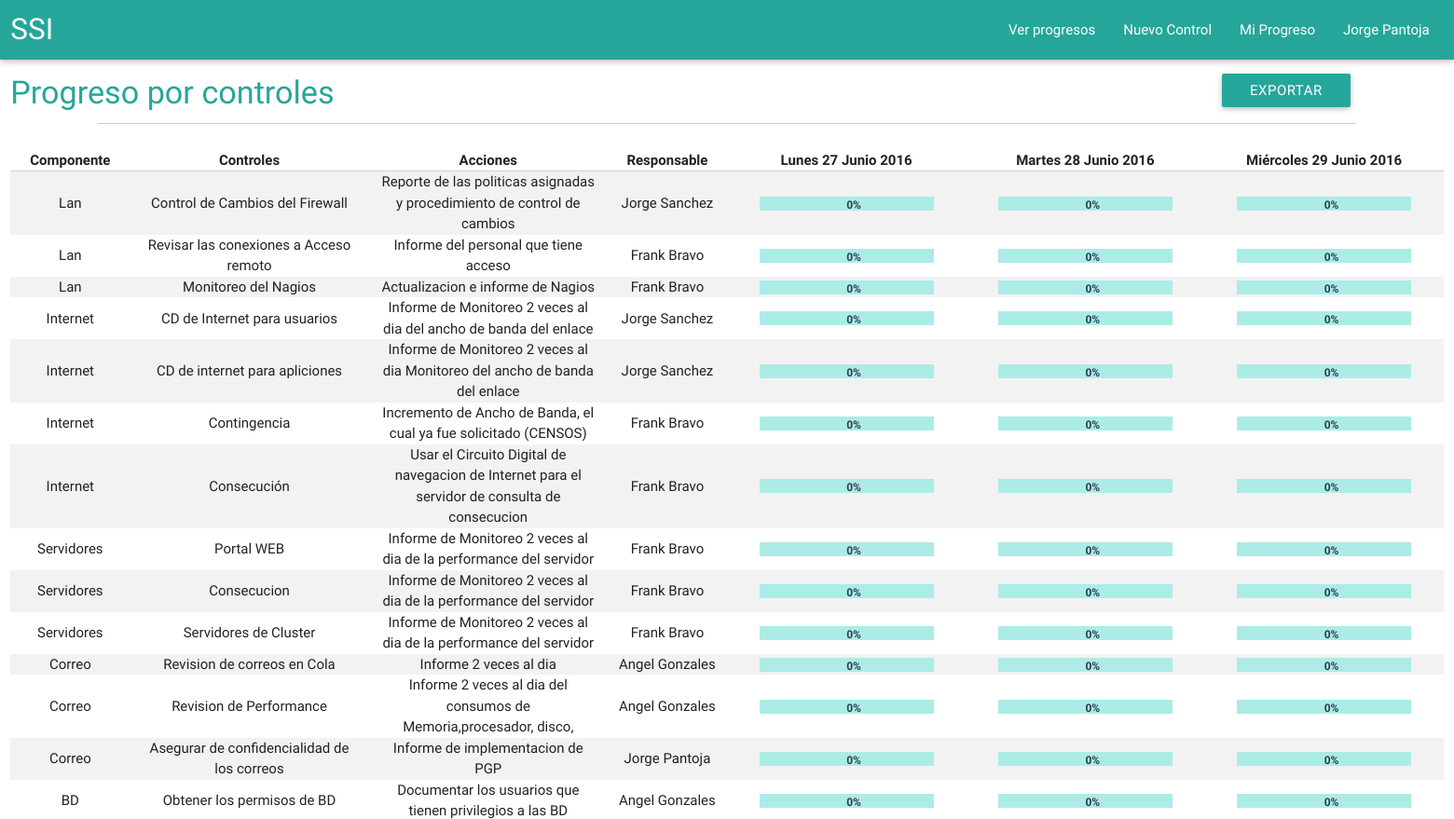
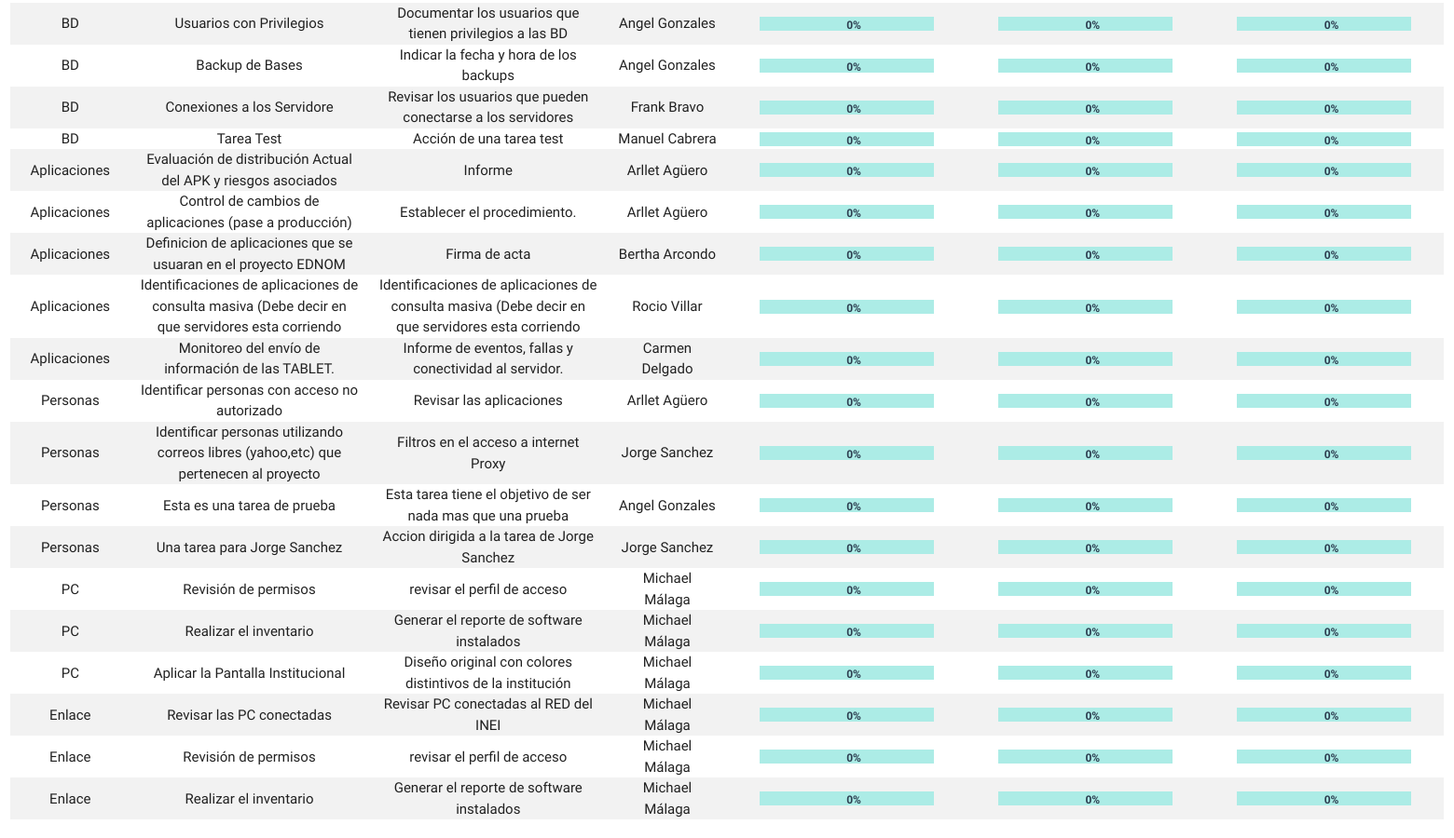
/tasks/show_all_tasks (signed in), run on the app's committed database (2 pictures, top to bottom).
### userprofiles/models.py (models this page shows, shortened)
class Userprofile(AbstractBaseUser):
    email = models.EmailField(
        verbose_name='email address',
        max_length=255,
        unique=True,
    )
    name = models.CharField(max_length=255)
    lastname = models.CharField(max_length=255)
    is_active = models.BooleanField(default=True)
    is_admin = models.BooleanField(default=False)
    objects = UserprofileManager()
    USERNAME_FIELD = 'email'
    REQUIRED_FIELDS = ['name','lastname']
    def __str__(self):              # __unicode__ on Python 2
        return self.name + " " + self.lastname

### components/models.py (models this page shows)
class Component(models.Model):
	name = models.CharField(max_length=255)
	def __str__(self):
		return self.name
	class Meta:
		ordering = ('id',)

### tasks/models.py (models this page shows, shortened)
class Task(models.Model):
	name = models.CharField(max_length=255)
	actions = models.CharField(max_length=255)
	observations = models.CharField(max_length=255)
	responsable = models.ForeignKey(Userprofile,verbose_name='responsable')
	component = models.ForeignKey(Component,verbose_name='componente')
	class Meta:
		ordering = ('id',)

### tasks/views.py (the view)
# urls.py: url(r'^tasks/show_all_tasks$', views.showAllTasks, name="showalltasks"),
def showAllTasks(request):
	taskdata=[]
	tasks = Task.objects.order_by('component')
	today = datetime.now()
	yesterday = today - timedelta(days=1)
	beforeyesterday = yesterday - timedelta(days=1)
	for t in tasks:
		todayvalue = progressValue(t,today)
		yesterdayvalue = progressValue(t,yesterday)
		beforeyesterdayvalue = progressValue(t,beforeyesterday)
		data={'id':t.id,
		'component':t.component,
		'name':t.name,
		'actions':t.actions,
		'responsable':t.responsable,
		'todayvalue':todayvalue,
		'yesterdayvalue':yesterdayvalue,
		'beforeyesterdayvalue':beforeyesterdayvalue,
		}
		taskdata.append(data)
	context={'taskdata' : taskdata}
	context['todaydate']=today
	context['yesterdaydate']=yesterday
	context['beforeyesterdaydate']=beforeyesterday
	return render(request, 'tasks/show_all_tasks.html', context)

### tasks/views.py (called while the page is built)
def progressValue(task,daydate):
	totalValue=0
	try:
		progress = Progress.objects.get(task=task,date=daydate)
		totalValue = progress.value
	except Progress.DoesNotExist:
		totalValue = 0
	return totalValue

### templates/tasks/show_all_tasks.html (shortened to what this page needs)
{% extends "base.html" %}
{% block content %}
<div class="row">
	<div class="col s6">
		<h4>Progreso por controles</h4>
	</div>
	<div class="col s6 push-s4" style="top:15px">
		<a class="btn waves-effect waves-light" onclick="exportTo('xls');" href="javascript://">Exportar</a>
	</div>
	<hr>
</div>
<div class="row ">
	<div class="col m12">
		<table  class="table centered striped">
			<thead>
				<tr class="valign-wrapper">
					<th class="valign col m1" data-field="id">Componente</th>
					<th class="valign col m2" data-field="name">Controles</th>
					<th class="valign col m2" data-field="name">Acciones</th>
					<th class="valign col m1" data-field="name">Responsable</th>
					<th class="valign col m2" data-field="price">{{beforeyesterdaydate|date:"l d F Y"}}</th>
					<th class="valign col m2" data-field="price">{{yesterdaydate|date:"l d F Y"}}</th>
					<th class="valign col m2" data-field="price">{{todaydate|date:"l d F Y"}}</th>
				</tr>
			</thead>
			<tbody>
			{% for t in taskdata %}
				<tr class="valign-wrapper">
					<td class="valign col m1 ">{{t.component}}</td>
					<td class="valign col m2">{{t.name}}</td>
					<td class="valign col m2">{{t.actions}}</td>
					<td class="valign col m1">{{t.responsable}}</td>
					<td class="valign col m2">
						<div id="{{t.id}}beforeyesterday" class="componentprogress">
						    <label id="status{{t.id}}beforeyesterday" class="progressstatus">{{t.beforeyesterdayvalue}}%</label>
						</div>
					</td>
					<td class="valign col m2">
						<div id="{{t.id}}yesterday" class="componentprogress">
						    <label id="status{{t.id}}yesterday" class="progressstatus">{{t.yesterdayvalue}}%</label>
						</div>
					</td>
					<td class="valign col m2">
						<div id="{{t.id}}today" class="componentprogress">
							<label id="status{{t.id}}today" class="progressstatus">{{t.todayvalue}}%</label>
						</div>
					</td>
				</tr>
			{% endfor %}
			</tbody>
		</table>
	</div>
</div>
{% endblock  %}

### templates/base.html (shortened to what this page needs)
<!DOCTYPE html>
<html lang="es">
<head>
	{% load staticfiles %}
	<link rel="stylesheet" type="text/css" href="{% static 'css/materialize.css' %}">
	<link rel="stylesheet" type="text/css" href="{% static 'css/app.css' %}">
</head>
<body>
	<nav>
		<div class="row">
		    <div class="nav-wrapper">
		    	<div class="col s12">
			      	<a href="#" class="brand-logo">SSI</a>
			      	<ul id="nav-mobile" class="right hide-on-med-and-down">
			      		{% if user.is_admin %}
			        	<li><a class="dropdown-button" href="#" data-activates="dropdown_progresos">Ver progresos</a></li>
			        	<li><a class="a-contrast" href="{% url "tasks:createtask" %}">Nuevo Control</a></li>
			        	{% endif %}
			        	{% if user.is_authenticated %}
						<li><a href="{% url "progress:showprogress" %}" class ="a-contrast">Mi Progreso</a></li>
			        	<li><a class="dropdown-button" href="#" data-activates="dropdown_user">{{ user.name }} {{ user.lastname }}</a></li>
						{% else %}
						<a class="a-contrast" href="{% url "userprofiles:signin" %}">Iniciar Sesión</a>
						{% endif %}
			      	</ul>
		    	</div>
		    </div>
		</div>
	</nav>
	<section class="body-container">
	{% block content %}
	{% endblock %}
	</section>
</body>
</html>

### static/css/app.css (style rules this page uses)
.componentprogress { position: relative; width: 80%; height: 15px; background-color: #ACECE6; margin: auto; }
.progressstatus { text-align: center; font-size: 12px; font-weight: bold; color: #2c3e50; z-index: 2; }
.progressstatus, .componentbar { display: inline; position: absolute; margin: auto; }
hr { max-width: 90rem; height: 0; border-right: 0; border-top: 0; border-bottom: 1px solid #cacaca; border-left: 0; clear: both; }
h1, h2, h3, h4, h5 { color : #26a69a; }

### data on the page
Userprofile: name "Jorge", lastname "Pantoja"
Component: component "Lan", name "Control de Cambios del Firewall", actions "Reporte de las politicas asignadas y procedimiento de control de cambios", responsable "Jorge Sanchez", beforeyesterdayvalue "0", yesterdayvalue "0", todayvalue "0", name "Revisar las conexiones a Acceso remoto", actions "Informe del personal que tiene acceso", responsable "Frank Bravo", name "Monitoreo del Nagios", actions "Actualizacion e informe de Nagios"
Component: component "Internet", name "CD de Internet para usuarios", actions "Informe de Monitoreo 2 veces al dia del ancho de banda del enlace", responsable "Jorge Sanchez", beforeyesterdayvalue "0", yesterdayvalue "0", todayvalue "0", name "CD de internet para apliciones", actions "Informe de Monitoreo 2 veces al dia Monitoreo del ancho de banda del enlace", name "Contingencia", actions "Incremento de Ancho de Banda, el cual ya fue solicitado (CENSOS)", responsable "Frank Bravo", name "Consecución", actions "Usar el Circuito Digital de navegacion de Internet para el servidor de consulta de consecucion"
Component: component "Servidores", name "Portal WEB", actions "Informe de Monitoreo 2 veces al dia de la performance del servidor", responsable "Frank Bravo", beforeyesterdayvalue "0", yesterdayvalue "0", todayvalue "0", name "Consecucion", name "Servidores de Cluster"
Component: component "Correo", name "Revision de correos en Cola", actions "Informe 2 veces al dia", responsable "Angel Gonzales", beforeyesterdayvalue "0", yesterdayvalue "0", todayvalue "0", name "Revision de Performance", actions "Informe 2 veces al dia del consumos de Memoria,procesador, disco,", name "Asegurar de confidencialidad de los correos", actions "Informe de implementacion de PGP", responsable "Jorge Pantoja"
Component: component "BD", name "Obtener los permisos de BD", actions "Documentar los usuarios que tienen privilegios a las BD", responsable "Angel Gonzales", beforeyesterdayvalue "0", yesterdayvalue "0", todayvalue "0", name "Usuarios con Privilegios", name "Backup de Bases", actions "Indicar la fecha y hora de los backups", name "Conexiones a los Servidore", actions "Revisar los usuarios que pueden conectarse a los servidores", responsable "Frank Bravo", name "Tarea Test", actions "Acción de una tarea test", responsable "Manuel Cabrera"
Component: component "Aplicaciones", name "Evaluación de distribución Actual del APK y riesgos asociados", actions "Informe", responsable "Arllet Agüero", beforeyesterdayvalue "0", yesterdayvalue "0", todayvalue "0", name "Control de cambios de aplicaciones (pase a producción)", actions "Establecer el procedimiento.", name "Definicion de aplicaciones que se usuaran en el proyecto EDNOM", actions "Firma de acta", responsable "Bertha Arcondo", name "Identificaciones de aplicaciones de consulta masiva (Debe decir en que servidores esta corriendo", actions "Identificaciones de aplicaciones de consulta masiva (Debe decir en que servidores esta corriendo", responsable "Rocio Villar", name "Monitoreo del envío de información de las TABLET.", actions "Informe de eventos, fallas y conectividad al servidor.", responsable "Carmen Delgado"
Component: component "Personas", name "Identificar personas con acceso no autorizado", actions "Revisar las aplicaciones", responsable "Arllet Agüero", beforeyesterdayvalue "0", yesterdayvalue "0", todayvalue "0", name "Identificar personas utilizando correos libres (yahoo,etc) que pertenecen al proyecto", actions "Filtros en el acceso a internet Proxy", responsable "Jorge Sanchez", name "Esta es una tarea de prueba", actions "Esta tarea tiene el objetivo de ser nada mas que una prueba", responsable "Angel Gonzales", name "Una tarea para Jorge Sanchez", actions "Accion dirigida a la tarea de Jorge Sanchez"
Component: component "PC", name "Revisión de permisos", actions "revisar el perfil de acceso", responsable "Michael Málaga", beforeyesterdayvalue "0", yesterdayvalue "0", todayvalue "0", name "Realizar el inventario", actions "Generar el reporte de software instalados", name "Aplicar la Pantalla Institucional", actions "Diseño original con colores distintivos de la institución"
Component: component "Enlace", name "Revisar las PC conectadas", actions "Revisar PC conectadas al RED del INEI", responsable "Michael Málaga", beforeyesterdayvalue "0", yesterdayvalue "0", todayvalue "0", name "Revisión de permisos", actions "revisar el perfil de acceso", name "Realizar el inventario", actions "Generar el reporte de software instalados"

### other printed values
{{ beforeyesterdaydate|date:"l d F Y" }} "Lunes 27 Junio 2016"
{{ yesterdaydate|date:"l d F Y" }} "Martes 28 Junio 2016"
{{ todaydate|date:"l d F Y" }} "Miércoles 29 Junio 2016"
